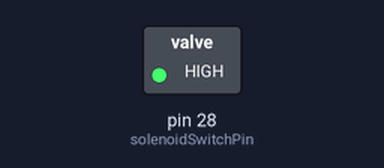
Bench run of a sketch on a simulated Arduino Mega 2560, built with avr-gcc and run on an emulated ATmega2560. Parts: switched loads named in the sketch (green lamp = pin HIGH).

Above: at 5.0 s.
At 12.5 s:
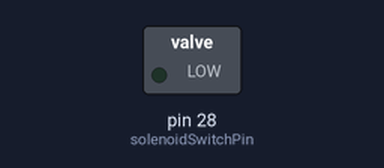
Timing chart, 0 to 19.5 s (numbered marks = the images above):
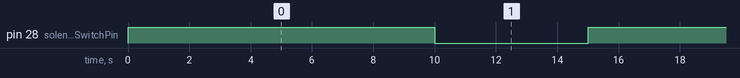

Measured:
- by itself, pin 28 (solenoidSwitchPin): alternates HIGH for 10.0 s and LOW for 5.0 s

The sketch:

pump_test.ino
```cpp
int solenoidSwitchPin = 28;


void setup() {

 pinMode(solenoidSwitchPin, OUTPUT);
}

void loop() {
  // put your main code here, to run repeatedly:

digitalWrite(solenoidSwitchPin, HIGH);//open solenoid
delay(10000);


digitalWrite(solenoidSwitchPin, LOW);//close solenoid
delay(5000);


}
```
